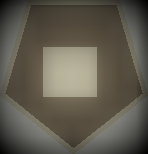
%> input picture SEM-VII/DSIP/sid.png, 148 x 154 px
$ octave exp11.m   (GNU Octave 9; MATLAB toolbox functions it lacks are replaced by stand-ins)
%> lines starting %> are read from the running program, lines starting %| are printed output that depends on the picture
% simple implementation of frequency domain filters clear all
%read input image
dim=imread('sid.png');
%> dim is the input picture: size 154x148x3 uint8; mean R, G, B 95.2, 90.3, 78.5
cim=double(dim);
[r,c]=size(cim);
%> r = 154; c = 444

r1=2*r;
%> r1 = 308
c1=2*c;
%> c1 = 888

%%aFunction for Gaussian Low Pass Filter
function res = glp(im,thresh)

% inputs
% im is the fourier transform of the image
% thresh is the cutoff circle radius
%outputs
% res is the filtered image

[r,c]=size(im);
d0=thresh;
d=zeros(r,c);
h=zeros(r,c);

for i=1:r
for j=1:c
d(i,j)= sqrt( (i-(r/2))^2 + (j-(c/2))^2);
end
end

for i=1:r
for j=1:c
h(i,j)=1- exp ( -( (d(i,j)^2)/(2*(d0^2)) ) );
end
end


for i=1:r
for j=1:c
res(i,j)=(h(i,j))*im(i,j);
end
end
endfunction
%%aFunction for Butterworth Low Pass Filter
function res = blpf(im,thresh,n)

% inputs
% im is the fourier transform of the image
% thresh is the cutoff circle radius (1,2,3...)
% n is the order of the filter (1,2,3...)

%outputs
% res is the filtered image

[r,c]=size(im);
d0=thresh; d=zeros(r,c);
h=zeros(r,c);

for i=1:r
for j=1:c
d(i,j)= sqrt( (i-(r/2))^2 + (j-(c/2))^2);
end
end

for i=1:r
for j=1:c
h(i,j)= 1 / (1+ (d(i,j)/d0)^(2*n) ) ;
end
end


for i=1:r
for j=1:c
res(i,j)=(h(i,j))*im(i,j);
end
end
endfunction
%%aFunction for Gaussian High Pass Filter
function res = ghp(im,thresh)

% inputs
% im is the fourier transform of the image
% thresh is the cutoff circle radius

%outputs
% res is the filtered image

[r,c]=size(im);
d0=thresh; d=zeros(r,c);
h=zeros(r,c);
for i=1:r
for j=1:c
d(i,j)= sqrt( (i-(r/2))^2 + (j-(c/2))^2);
end
end

for i=1:r
for j=1:c
h(i,j)=1- exp ( -( (d(i,j)^2)/(2*(d0^2)) ) );
end
end


for i=1:r
for j=1:c
res(i,j)=(h(i,j))*im(i,j);
end
end
endfunction
%%a Function for High boost filtering (Butterworth High pass filter)
function res =hbb(im,thresh,n)

% Butterworth High passfilter
% inputs
% im is the fourier transform of the image
% thresh is the cutoff circle radius
%outputs
% res is the filtered image

[r,c]=size(im);
d0=thresh;

d=zeros(r,c);
h=zeros(r,c);
A=1.75; % boost factor or coefficient

for i=1:r
for j=1:c
d(i,j)= sqrt( (i-(r/2))^2 + (j-(c/2))^2);
end
end

for i=1:r
for j=1:c
h(i,j)= 1 / (1+ (d0/d(i,j))^(2*n) ) ;
h(i,j)=(A-1)+h(i,j);
end
end


for i=1:r
for j=1:c
res(i,j)=(h(i,j))*im(i,j);
end
end

endfunction
%%a Function for High boost filtering (Gaussian High pass filter)
function res = hbg(im,thresh)

% inputs
% im is the fourier transform of the image
% thresh is the cutoff circle radius
%outputs
% res is the boosted image

[r,c]=size(im);
d0=thresh;
d=zeros(r,c);
h=zeros(r,c);

for i=1:r
for j=1:c
d(i,j)= sqrt( (i-(r/2))^2 + (j-(c/2))^2);
end
end
A=1.75; % boost factor or coefficient
for i=1:r
for j=1:c
h(i,j)= 1-exp ( -( (d(i,j)^2)/(2*(d0^2)) ) );
h(i,j)=(A-1)+h(i,j);
end
end

for i=1:r
for j=1:c
res(i,j)=(h(i,j))*im(i,j);
end
end
endfunction

pim=zeros((r1),(c1));
kim=zeros((r1),(c1));

%padding
for i=1:r
for j=1:c
pim(i,j)=cim(i,j);
end
end
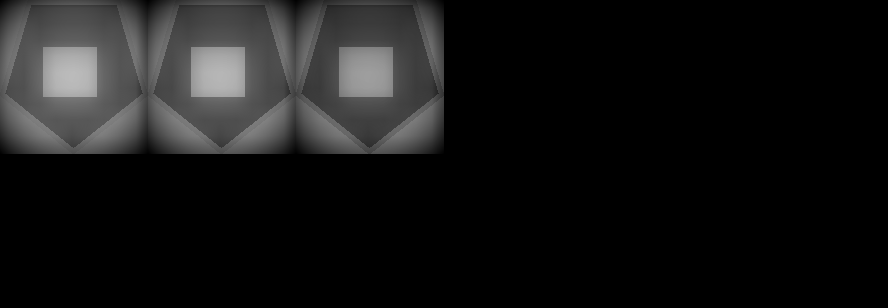
%> pim: size 308x888 double; min 0, max 187, mean 22

%center the transform

for i=1:r
for j=1:c
kim(i,j)=pim(i,j)*((-1)^(i+j));
end
end
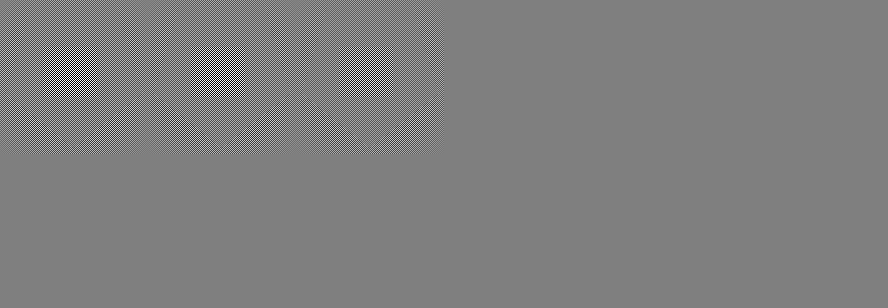
%> kim: size 308x888 double; min -187, max 187, mean 0; drawn with min black and max white
subplot(2,3,2);imshow(uint8(kim));title('Padding');


%2D fft
 fim=fft2(kim);
 subplot(2,3,3);imshow(uint8(real(fim)));title('Transform centering');
%> after `imshow(uint8(real(fim)))`:
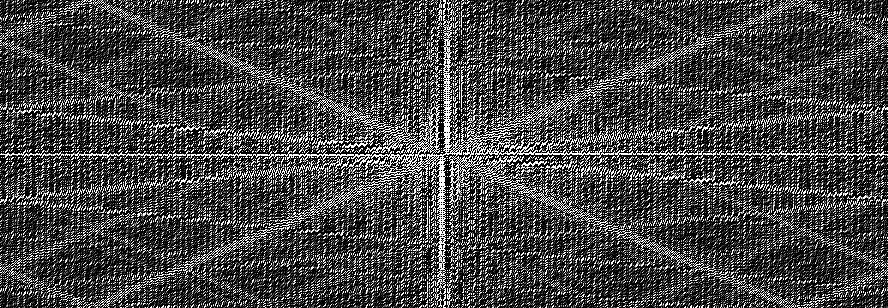
%> displayed picture: size 308x888, on the screen's scale of 0 to 255; min 0, max 255, mean 69.6

n=1;
%order for butterworth filter
thresh=10;
% cutoff radius in frequency domain for filters

% % function call for low pass filters
 him=glp(fim,thresh);
%> after the loop in glp, `for i=1:r`:
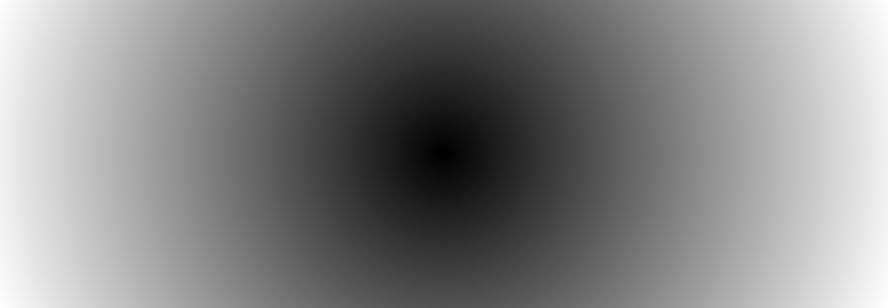
%> d: size 308x888 double; min 0, max 469.9, mean 245.1; drawn with min black and max white
%> after the loop in glp, `for i=1:r`:
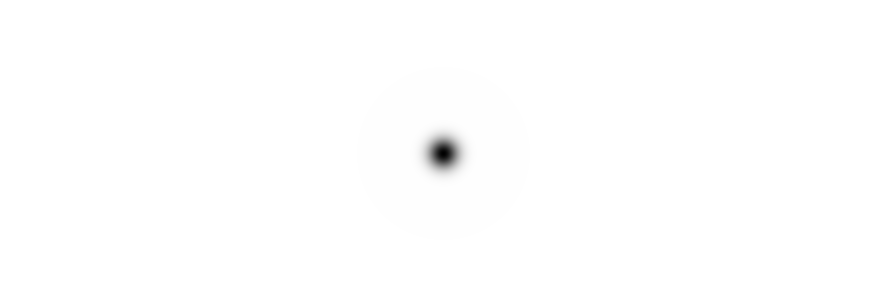
%> h: size 308x888 double; min 0, max 1, mean 0.998
 subplot(2,3,4);imshow(uint8(real(him)));title('Fourier Transform');
% gaussian low pass filter
 him=blpf(fim,thresh,n);
%> after the loop in blpf, `for i=1:r`:
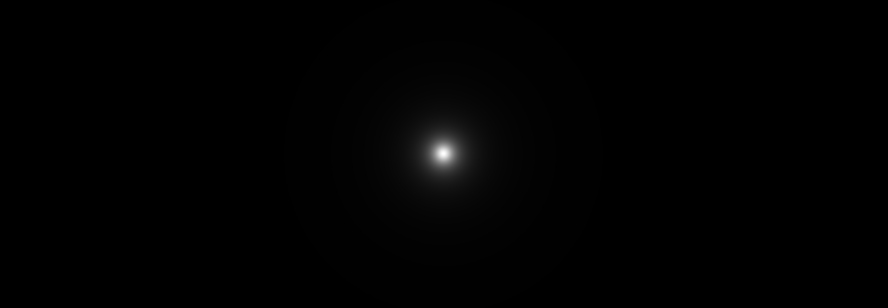
%> h: size 308x888 double; min 0.000453, max 1, mean 0.00738
 subplot(2,3,4);imshow(uint8(real(him)));title('Fourier Transform');
% butterworth low pass filter

% % function calls for high pass filters
 him=ghp(fim,thresh);
 subplot(2,3,4);imshow(uint8(real(him)));title('Fourier Transform');
% gaussian low pass filter


% % function call for high boost filtering
 him=hbg(fim,thresh);
 subplot(2,3,4);imshow(uint8(real(him)));title('Fourier Transform');
%> after `imshow(uint8(real(him)))`:
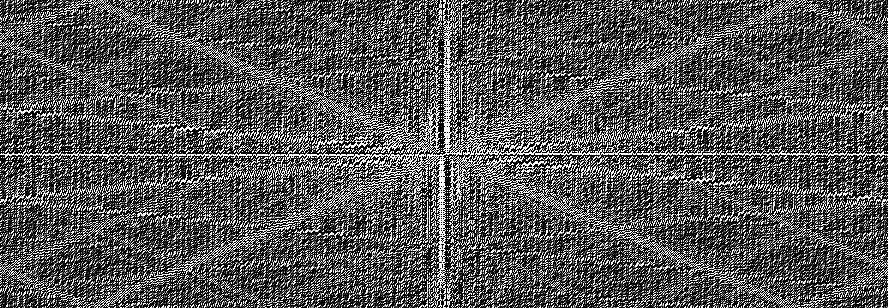
%> displayed picture: size 308x888, on the screen's scale of 0 to 255; min 0, max 255, mean 85.6
% using gaussian high pass filter
 him=hbb(fim,thresh,n);
%> (the run ends here)
